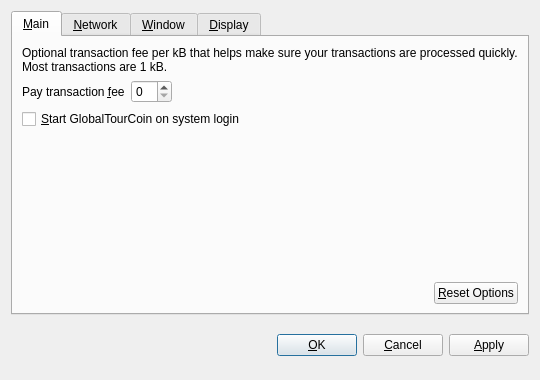
<?xml version="1.0" encoding="UTF-8"?>
<ui version="4.0">
 <class>OptionsDialog</class>
 <widget class="QDialog" name="OptionsDialog">
  <property name="geometry">
   <rect>
    <x>0</x>
    <y>0</y>
    <width>540</width>
    <height>380</height>
   </rect>
  </property>
  <property name="windowTitle">
   <string>Options</string>
  </property>
  <property name="modal">
   <bool>true</bool>
  </property>
  <layout class="QVBoxLayout" name="verticalLayout">
   <item>
    <widget class="QTabWidget" name="tabWidget">
     <property name="tabPosition">
      <enum>QTabWidget::North</enum>
     </property>
     <property name="currentIndex">
      <number>0</number>
     </property>
     <widget class="QWidget" name="tabMain">
      <attribute name="title">
       <string>&amp;Main</string>
      </attribute>
      <layout class="QVBoxLayout" name="verticalLayout_Main">
       <item>
        <widget class="QLabel" name="transactionFeeInfoLabel">
         <property name="text">
          <string>Optional transaction fee per kB that helps make sure your transactions are processed quickly. Most transactions are 1 kB.</string>
         </property>
         <property name="textFormat">
          <enum>Qt::PlainText</enum>
         </property>
         <property name="wordWrap">
          <bool>true</bool>
         </property>
        </widget>
       </item>
       <item>
        <layout class="QHBoxLayout" name="horizontalLayout_1_Main">
         <item>
          <widget class="QLabel" name="transactionFeeLabel">
           <property name="text">
            <string>Pay transaction &amp;fee</string>
           </property>
           <property name="textFormat">
            <enum>Qt::PlainText</enum>
           </property>
           <property name="buddy">
            <cstring>transactionFee</cstring>
           </property>
          </widget>
         </item>
         <item>
          <widget class="BitcoinAmountField" name="transactionFee"/>
         </item>
         <item>
          <spacer name="horizontalSpacer_1_Main">
           <property name="orientation">
            <enum>Qt::Horizontal</enum>
           </property>
           <property name="sizeHint" stdset="0">
            <size>
             <width>40</width>
             <height>20</height>
            </size>
           </property>
          </spacer>
         </item>
        </layout>
       </item>
       <item>
        <widget class="QCheckBox" name="bitcoinAtStartup">
         <property name="toolTip">
          <string>Automatically start GlobalTourCoin after logging in to the system.</string>
         </property>
         <property name="text">
          <string>&amp;Start GlobalTourCoin on system login</string>
         </property>
        </widget>
       </item>
       <item>
        <spacer name="verticalSpacer_Main">
         <property name="orientation">
          <enum>Qt::Vertical</enum>
         </property>
         <property name="sizeHint" stdset="0">
          <size>
           <width>20</width>
           <height>40</height>
          </size>
         </property>
        </spacer>
       </item>
       <item>
        <layout class="QHBoxLayout" name="horizontalLayout_2_Main">
         <item>
          <spacer name="horizontalSpacer_2_Main">
           <property name="orientation">
            <enum>Qt::Horizontal</enum>
           </property>
           <property name="sizeHint" stdset="0">
            <size>
             <width>40</width>
             <height>20</height>
            </size>
           </property>
          </spacer>
         </item>
         <item>
          <widget class="QPushButton" name="resetButton">
           <property name="toolTip">
            <string>Reset all client options to default.</string>
           </property>
           <property name="text">
            <string>&amp;Reset Options</string>
           </property>
           <property name="autoDefault">
            <bool>false</bool>
           </property>
          </widget>
         </item>
        </layout>
       </item>
      </layout>
     </widget>
     <widget class="QWidget" name="tabNetwork">
      <attribute name="title">
       <string>&amp;Network</string>
      </attribute>
      <layout class="QVBoxLayout" name="verticalLayout_Network">
       <item>
        <widget class="QCheckBox" name="mapPortUpnp">
         <property name="toolTip">
          <string>Automatically open the GlobalTourCoin client port on the router. This only works when your router supports UPnP and it is enabled.</string>
         </property>
         <property name="text">
          <string>Map port using &amp;UPnP</string>
         </property>
        </widget>
       </item>
       <item>
        <widget class="QCheckBox" name="connectSocks">
         <property name="toolTip">
          <string>Connect to the GlobalTourCoin network through a SOCKS proxy (e.g. when connecting through Tor).</string>
         </property>
         <property name="text">
          <string>&amp;Connect through SOCKS proxy:</string>
         </property>
        </widget>
       </item>
       <item>
        <layout class="QHBoxLayout" name="horizontalLayout_Network">
         <item>
          <widget class="QLabel" name="proxyIpLabel">
           <property name="text">
            <string>Proxy &amp;IP:</string>
           </property>
           <property name="textFormat">
            <enum>Qt::PlainText</enum>
           </property>
           <property name="buddy">
            <cstring>proxyIp</cstring>
           </property>
          </widget>
         </item>
         <item>
          <widget class="QValidatedLineEdit" name="proxyIp">
           <property name="maximumSize">
            <size>
             <width>140</width>
             <height>16777215</height>
            </size>
           </property>
           <property name="toolTip">
            <string>IP address of the proxy (e.g. 127.0.0.1)</string>
           </property>
          </widget>
         </item>
         <item>
          <widget class="QLabel" name="proxyPortLabel">
           <property name="text">
            <string>&amp;Port:</string>
           </property>
           <property name="textFormat">
            <enum>Qt::PlainText</enum>
           </property>
           <property name="buddy">
            <cstring>proxyPort</cstring>
           </property>
          </widget>
         </item>
         <item>
          <widget class="QLineEdit" name="proxyPort">
           <property name="maximumSize">
            <size>
             <width>55</width>
             <height>16777215</height>
            </size>
           </property>
           <property name="toolTip">
            <string>Port of the proxy (e.g. 9050)</string>
           </property>
          </widget>
         </item>
         <item>
          <widget class="QLabel" name="socksVersionLabel">
           <property name="text">
            <string>SOCKS &amp;Version:</string>
           </property>
           <property name="textFormat">
            <enum>Qt::PlainText</enum>
           </property>
           <property name="buddy">
            <cstring>socksVersion</cstring>
           </property>
          </widget>
         </item>
         <item>
          <widget class="QValueComboBox" name="socksVersion">
           <property name="toolTip">
            <string>SOCKS version of the proxy (e.g. 5)</string>
           </property>
          </widget>
         </item>
         <item>
          <spacer name="horizontalSpacer_Network">
           <property name="orientation">
            <enum>Qt::Horizontal</enum>
           </property>
           <property name="sizeHint" stdset="0">
            <size>
             <width>40</width>
             <height>20</height>
            </size>
           </property>
          </spacer>
         </item>
        </layout>
       </item>
       <item>
        <spacer name="verticalSpacer_Network">
         <property name="orientation">
          <enum>Qt::Vertical</enum>
         </property>
         <property name="sizeHint" stdset="0">
          <size>
           <width>20</width>
           <height>40</height>
          </size>
         </property>
        </spacer>
       </item>
      </layout>
     </widget>
     <widget class="QWidget" name="tabWindow">
      <attribute name="title">
       <string>&amp;Window</string>
      </attribute>
      <layout class="QVBoxLayout" name="verticalLayout_Window">
       <item>
        <widget class="QCheckBox" name="minimizeToTray">
         <property name="toolTip">
          <string>Show only a tray icon after minimizing the window.</string>
         </property>
         <property name="text">
          <string>&amp;Minimize to the tray instead of the taskbar</string>
         </property>
        </widget>
       </item>
       <item>
        <widget class="QCheckBox" name="minimizeOnClose">
         <property name="toolTip">
          <string>Minimize instead of exit the application when the window is closed. When this option is enabled, the application will be closed only after selecting Quit in the menu.</string>
         </property>
         <property name="text">
          <string>M&amp;inimize on close</string>
         </property>
        </widget>
       </item>
       <item>
        <spacer name="verticalSpacer_Window">
         <property name="orientation">
          <enum>Qt::Vertical</enum>
         </property>
         <property name="sizeHint" stdset="0">
          <size>
           <width>20</width>
           <height>40</height>
          </size>
         </property>
        </spacer>
       </item>
      </layout>
     </widget>
     <widget class="QWidget" name="tabDisplay">
      <attribute name="title">
       <string>&amp;Display</string>
      </attribute>
      <layout class="QVBoxLayout" name="verticalLayout_Display">
       <item>
        <layout class="QHBoxLayout" name="horizontalLayout_1_Display">
         <item>
          <widget class="QLabel" name="langLabel">
           <property name="text">
            <string>User Interface &amp;language:</string>
           </property>
           <property name="textFormat">
            <enum>Qt::PlainText</enum>
           </property>
           <property name="buddy">
            <cstring>lang</cstring>
           </property>
          </widget>
         </item>
         <item>
          <widget class="QValueComboBox" name="lang">
           <property name="toolTip">
            <string>The user interface language can be set here. This setting will take effect after restarting GlobalTourCoin.</string>
           </property>
          </widget>
         </item>
        </layout>
       </item>
       <item>
        <layout class="QHBoxLayout" name="horizontalLayout_2_Display">
         <item>
          <widget class="QLabel" name="unitLabel">
           <property name="text">
            <string>&amp;Unit to show amounts in:</string>
           </property>
           <property name="textFormat">
            <enum>Qt::PlainText</enum>
           </property>
           <property name="buddy">
            <cstring>unit</cstring>
           </property>
          </widget>
         </item>
         <item>
          <widget class="QValueComboBox" name="unit">
           <property name="toolTip">
            <string>Choose the default subdivision unit to show in the interface and when sending coins.</string>
           </property>
          </widget>
         </item>
        </layout>
       </item>
       <item>
        <widget class="QCheckBox" name="displayAddresses">
         <property name="toolTip">
          <string>Whether to show GlobalTourCoin addresses in the transaction list or not.</string>
         </property>
         <property name="text">
          <string>&amp;Display addresses in transaction list</string>
         </property>
        </widget>
       </item>
       <item>
        <widget class="QCheckBox" name="coinControlFeatures">
         <property name="toolTip">
          <string>Whether to show coin control features or not.</string>
         </property>
         <property name="text">
          <string>Display coin &amp;control features (experts only!)</string>
         </property>
        </widget>
       </item>
       <item>
        <spacer name="verticalSpacer_Display">
         <property name="orientation">
          <enum>Qt::Vertical</enum>
         </property>
         <property name="sizeHint" stdset="0">
          <size>
           <width>20</width>
           <height>40</height>
          </size>
         </property>
        </spacer>
       </item>
      </layout>
     </widget>
    </widget>
   </item>
   <item>
    <layout class="QHBoxLayout" name="horizontalLayout_Buttons">
     <item>
      <spacer name="horizontalSpacer_1">
       <property name="orientation">
        <enum>Qt::Horizontal</enum>
       </property>
       <property name="sizeHint" stdset="0">
        <size>
         <width>40</width>
         <height>48</height>
        </size>
       </property>
      </spacer>
     </item>
     <item>
      <widget class="QLabel" name="statusLabel">
       <property name="font">
        <font>
         <weight>75</weight>
         <bold>true</bold>
        </font>
       </property>
       <property name="text">
        <string/>
       </property>
       <property name="textFormat">
        <enum>Qt::PlainText</enum>
       </property>
       <property name="wordWrap">
        <bool>true</bool>
       </property>
      </widget>
     </item>
     <item>
      <spacer name="horizontalSpacer_2">
       <property name="orientation">
        <enum>Qt::Horizontal</enum>
       </property>
       <property name="sizeHint" stdset="0">
        <size>
         <width>40</width>
         <height>48</height>
        </size>
       </property>
      </spacer>
     </item>
     <item>
      <widget class="QPushButton" name="okButton">
       <property name="text">
        <string>&amp;OK</string>
       </property>
      </widget>
     </item>
     <item>
      <widget class="QPushButton" name="cancelButton">
       <property name="text">
        <string>&amp;Cancel</string>
       </property>
       <property name="autoDefault">
        <bool>false</bool>
       </property>
      </widget>
     </item>
     <item>
      <widget class="QPushButton" name="applyButton">
       <property name="text">
        <string>&amp;Apply</string>
       </property>
       <property name="autoDefault">
        <bool>false</bool>
       </property>
      </widget>
     </item>
    </layout>
   </item>
  </layout>
 </widget>
 <customwidgets>
  <customwidget>
   <class>BitcoinAmountField</class>
   <extends>QSpinBox</extends>
   <header>bitcoinamountfield.h</header>
  </customwidget>
  <customwidget>
   <class>QValueComboBox</class>
   <extends>QComboBox</extends>
   <header>qvaluecombobox.h</header>
  </customwidget>
  <customwidget>
   <class>QValidatedLineEdit</class>
   <extends>QLineEdit</extends>
   <header>qvalidatedlineedit.h</header>
  </customwidget>
 </customwidgets>
 <resources/>
 <connections/>
</ui>
